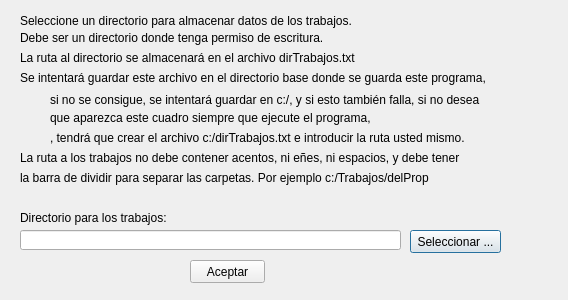
<?xml version="1.0" encoding="UTF-8"?>
<ui version="4.0">
 <class>frmDirTrabajos</class>
 <widget class="QDialog" name="frmDirTrabajos">
  <property name="geometry">
   <rect>
    <x>0</x>
    <y>0</y>
    <width>568</width>
    <height>300</height>
   </rect>
  </property>
  <property name="windowTitle">
   <string>Seleccione un directorio para almacenar los trabajos</string>
  </property>
  <widget class="QLabel" name="label">
   <property name="geometry">
    <rect>
     <x>20</x>
     <y>10</y>
     <width>441</width>
     <height>21</height>
    </rect>
   </property>
   <property name="text">
    <string>Seleccione un directorio para almacenar datos de los trabajos.</string>
   </property>
  </widget>
  <widget class="QLabel" name="label_2">
   <property name="geometry">
    <rect>
     <x>20</x>
     <y>30</y>
     <width>431</width>
     <height>16</height>
    </rect>
   </property>
   <property name="text">
    <string>Debe ser un directorio donde tenga permiso de escritura.</string>
   </property>
  </widget>
  <widget class="QLabel" name="label_3">
   <property name="geometry">
    <rect>
     <x>20</x>
     <y>50</y>
     <width>531</width>
     <height>16</height>
    </rect>
   </property>
   <property name="text">
    <string>La ruta al directorio se almacenará en el archivo dirTrabajos.txt</string>
   </property>
  </widget>
  <widget class="QLabel" name="label_4">
   <property name="geometry">
    <rect>
     <x>20</x>
     <y>70</y>
     <width>541</width>
     <height>16</height>
    </rect>
   </property>
   <property name="text">
    <string>Se intentará guardar este archivo en el directorio base donde se guarda este programa,</string>
   </property>
  </widget>
  <widget class="QLabel" name="label_5">
   <property name="geometry">
    <rect>
     <x>50</x>
     <y>90</y>
     <width>511</width>
     <height>20</height>
    </rect>
   </property>
   <property name="text">
    <string>si no se consigue, se intentará guardar en c:/, y si esto también falla, si no desea</string>
   </property>
  </widget>
  <widget class="QLabel" name="label_6">
   <property name="geometry">
    <rect>
     <x>50</x>
     <y>110</y>
     <width>491</width>
     <height>16</height>
    </rect>
   </property>
   <property name="text">
    <string>que aparezca este cuadro siempre que ejecute el programa,</string>
   </property>
  </widget>
  <widget class="QLabel" name="label_7">
   <property name="geometry">
    <rect>
     <x>50</x>
     <y>130</y>
     <width>501</width>
     <height>16</height>
    </rect>
   </property>
   <property name="text">
    <string>, tendrá que crear el archivo c:/dirTrabajos.txt e introducir la ruta usted mismo.</string>
   </property>
  </widget>
  <widget class="QLabel" name="label_8">
   <property name="geometry">
    <rect>
     <x>20</x>
     <y>150</y>
     <width>531</width>
     <height>16</height>
    </rect>
   </property>
   <property name="text">
    <string>La ruta a los trabajos no debe contener acentos, ni eñes, ni espacios, y debe tener</string>
   </property>
  </widget>
  <widget class="QLabel" name="label_9">
   <property name="geometry">
    <rect>
     <x>20</x>
     <y>170</y>
     <width>531</width>
     <height>16</height>
    </rect>
   </property>
   <property name="text">
    <string>la barra de dividir para separar las carpetas. Por ejemplo c:/Trabajos/delProp</string>
   </property>
  </widget>
  <widget class="QLabel" name="label_10">
   <property name="geometry">
    <rect>
     <x>20</x>
     <y>210</y>
     <width>181</width>
     <height>16</height>
    </rect>
   </property>
   <property name="text">
    <string>Directorio para los trabajos:</string>
   </property>
  </widget>
  <widget class="QLineEdit" name="tbDirTrabajos">
   <property name="geometry">
    <rect>
     <x>20</x>
     <y>230</y>
     <width>381</width>
     <height>20</height>
    </rect>
   </property>
  </widget>
  <widget class="QPushButton" name="bttSeleccionar">
   <property name="geometry">
    <rect>
     <x>410</x>
     <y>230</y>
     <width>91</width>
     <height>23</height>
    </rect>
   </property>
   <property name="text">
    <string>Seleccionar ...</string>
   </property>
  </widget>
  <widget class="QPushButton" name="bttAceptar">
   <property name="geometry">
    <rect>
     <x>190</x>
     <y>260</y>
     <width>75</width>
     <height>23</height>
    </rect>
   </property>
   <property name="text">
    <string>Aceptar</string>
   </property>
  </widget>
 </widget>
 <resources/>
 <connections/>
</ui>
